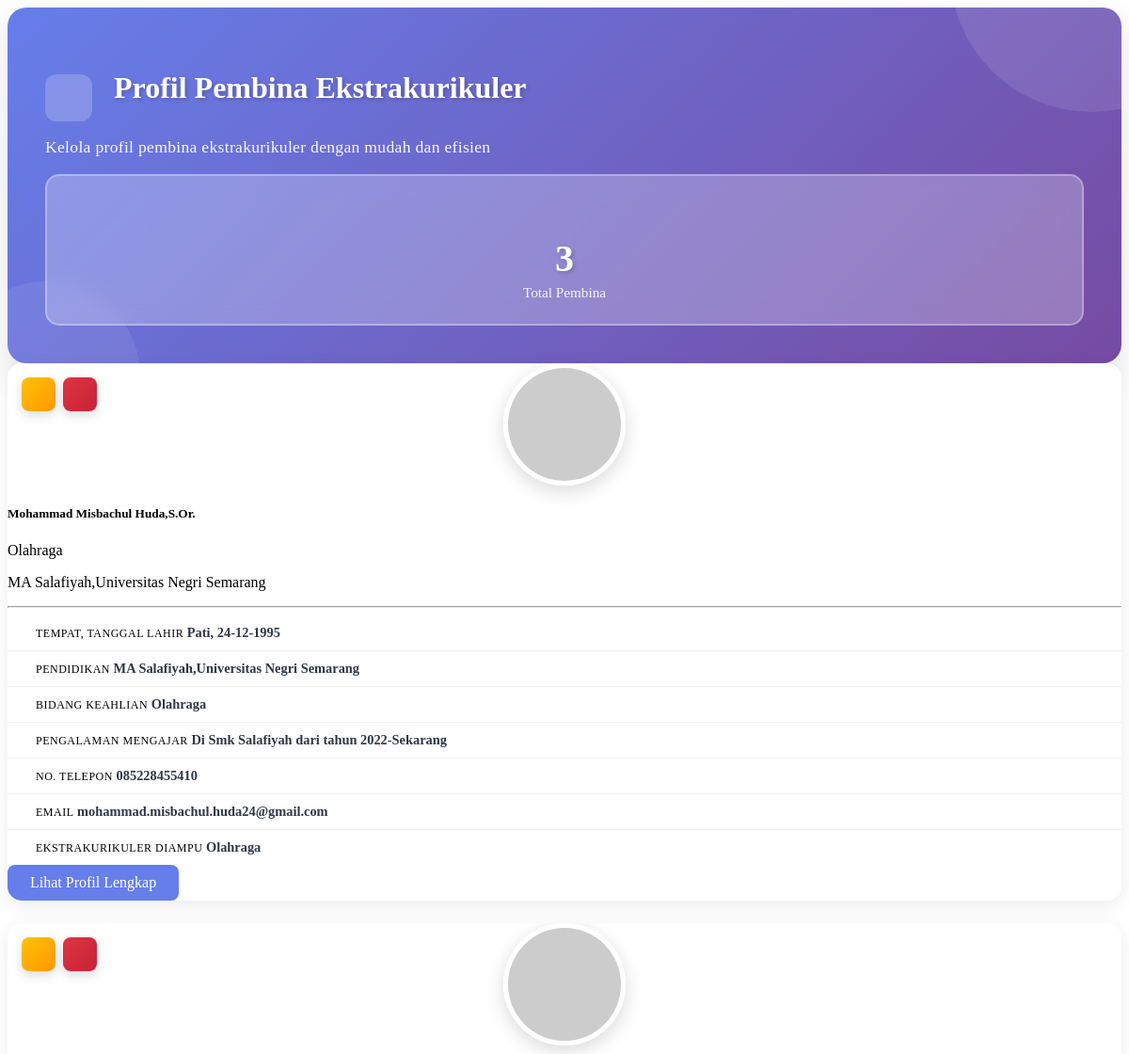
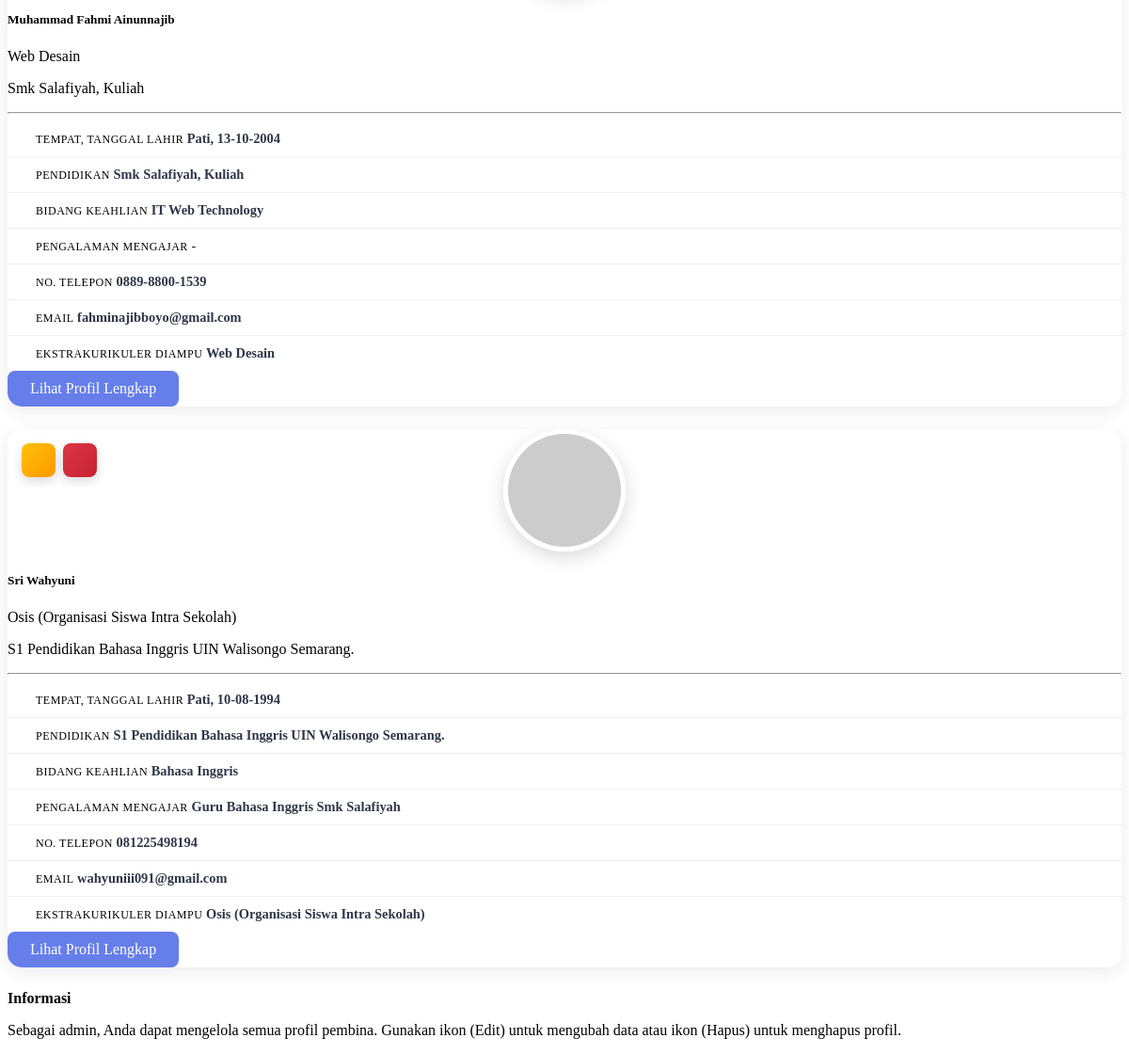
Page /sistemprofil_pembina.php (signed in) on the committed database (2 pictures, top to bottom).
### tables this page shows
CREATE TABLE `profil_pembina` (
  `id` int(11) NOT NULL,
  `nama_pembina` varchar(100) NOT NULL,
  `tanggal_lahir` date DEFAULT NULL,
  `tempat_lahir` varchar(100) DEFAULT NULL,
  `alamat` text DEFAULT NULL,
  `no_telp` varchar(20) DEFAULT NULL,
  `email` varchar(100) DEFAULT NULL,
  `pendidikan` varchar(200) DEFAULT NULL,
  `pengalaman` text DEFAULT NULL,
  `prestasi` text DEFAULT NULL,
  `bidang_keahlian` varchar(200) DEFAULT NULL,
  `pengalaman_mengajar` varchar(50) DEFAULT NULL,
  `ekstrakurikuler_diampu` varchar(200) DEFAULT NULL,
  `motto` text DEFAULT NULL,
  `foto` varchar(255) DEFAULT NULL,
  `created_at` timestamp NOT NULL DEFAULT current_timestamp(),
  `updated_at` timestamp NULL DEFAULT NULL ON UPDATE current_timestamp()
);

### sistemprofil_pembina.php (the view, shortened to what this page needs)
<?php
include "koneksi.php";
$user = $_SESSION['user'];
$user_role = strtolower($user['role'] ?? '');
$username_login = $_SESSION['user']['username'];
$is_siswa = ($user_role === 'siswa');
$is_pembina = ($user_role === 'pembina');
$is_admin = in_array($user_role, ['admin', 'waka', 'kepala']);
$query_pembina = mysqli_query($koneksi, "SELECT * FROM profil_pembina ORDER BY nama_pembina ASC");
$total_pembina = mysqli_num_rows($query_pembina);
$pembina_list = [];
while ($row = mysqli_fetch_array($query_pembina)) {
    $pembina_list[] = $row;
}
$has_profile = false;
?>
<div class="container-fluid py-4">
    <div class="row mb-4">
        <div class="col-12">
            <div class="pembina-header">
                <div class="header-content">
                    <div class="row align-items-center">
                        <div class="col-md-8">
                            <h2 class="header-title mb-3">
                                <span class="icon-wrapper">
                                </span>
                                Profil Pembina Ekstrakurikuler
                            </h2>
                            <p class="header-subtitle mb-0">
                                <?php if ($is_siswa): ?>
                                    Kenali lebih dekat pembina ekstrakurikuler di sekolah
                                <?php elseif ($is_pembina): ?>
                                    Lihat profil rekan pembina dan kelola profil Anda
                                <?php else: ?>
                                    Kelola profil pembina ekstrakurikuler dengan mudah dan efisien
                                <?php endif; ?>
                            </p>
                        </div>
                        <div class="col-md-4 text-end">
                            <?php if ($is_pembina && !$has_profile): ?>
                                <a href="?page=sistemprofil_pembina&edit=<?= urlencode($username_login) ?>" class="btn btn-create-profile">
                                    <i class="fas fa-user-plus me-2"></i> Buat Profil Saya
                                </a>
                            <?php else: ?>
                                <div class="stats-badge">
                                    <h3 class="mb-0"><?= $total_pembina ?></h3>
                                    <p><i class="fas fa-users me-1"></i> Total Pembina</p>
                                </div>
                            <?php endif; ?>
                        </div>
                    </div>
                </div>
            </div>
        </div>
    </div>
    <?php if ($total_pembina == 0): ?>
        <div class="row">
            <div class="col-12">
                <div class="card pembina-card">
                    <div class="card-body text-center py-5">
                        <i class="fas fa-user-slash fa-4x text-muted mb-3"></i>
                        <h5 class="text-muted">Belum Ada Data Pembina</h5>
                        <p class="text-muted">
                            <?php if ($is_pembina): ?>
                                Jadilah yang pertama! Klik tombol "Buat Profil Saya" untuk membuat profil Anda.
                            <?php else: ?>
                                Saat ini belum ada pembina yang mendaftarkan profil mereka.
                            <?php endif; ?>
                        </p>
                    </div>
                </div>
            </div>
        </div>
    <?php else: ?>
        <div class="row">
            <?php foreach ($pembina_list as $pembina): ?>
                <?php
                $is_my_profile = ($is_pembina && $pembina['nama_pembina'] === $username_login);
                ?>
                <div class="col-md-6 col-lg-4 mb-4">
                    <div class="card pembina-card <?= $is_my_profile ? 'my-profile' : '' ?>">
                        <?php if ($is_admin || $is_my_profile): ?>
                        <div class="card-actions">
                            <a href="?page=sistemprofil_pembina&edit=<?= urlencode($pembina['nama_pembina']) ?>"
                               class="btn-action btn-edit"
                               title="Edit Profil">
                            </a>
                            <?php if ($is_admin): ?>
                            <button onclick="confirmDelete('<?= htmlspecialchars($pembina['nama_pembina'], ENT_QUOTES) ?>')"
                                    class="btn-action btn-delete"
                                    title="Hapus Profil"
                                    type="button">
                            </button>
                            <?php endif; ?>
                        </div>
                        <?php endif; ?>
                        <div class="card-body text-center p-4">
                            <div class="mb-3 mt-2">
                                <?php if (!empty($pembina['foto']) && file_exists('uploads/pembina/' . $pembina['foto'])): ?>
                                    <img src="uploads/pembina/<?= htmlspecialchars($pembina['foto']) ?>"
                                         alt="<?= htmlspecialchars($pembina['nama_pembina']) ?>"
                                         class="pembina-photo">
                                <?php else: ?>
                                    <img src="https://ui-avatars.com/api/?name=<?= urlencode($pembina['nama_pembina']) ?>&size=120&background=667eea&color=fff&bold=true"
                                         alt="<?= htmlspecialchars($pembina['nama_pembina']) ?>"
                                         class="pembina-photo">
                                <?php endif; ?>
                            </div>
                            <h5 class="mb-1 fw-bold"><?= htmlspecialchars($pembina['nama_pembina']) ?></h5>
                            <?php if (!empty($pembina['ekstrakurikuler_diampu'])): ?>
                            <p class="mb-2">
                                <span class="badge bg-primary">
                                    <i class="fas fa-futbol me-1"></i><?= htmlspecialchars($pembina['ekstrakurikuler_diampu']) ?>
                                </span>
                            </p>
                            <?php endif; ?>
                            <p class="text-muted small mb-3">
                                <?php if (!empty($pembina['pendidikan'])): ?>
                                    <i class="fas fa-graduation-cap me-1"></i><?= htmlspecialchars($pembina['pendidikan']) ?>
                                <?php else: ?>
                                    Pembina Ekstrakurikuler
                                <?php endif; ?>
                            </p>
                            <hr class="my-3">
                            <div class="text-start">
                                <?php if (!empty($pembina['tempat_lahir']) && !empty($pembina['tanggal_lahir'])): ?>
                                <div class="info-item">
                                    <div style="flex: 1;">
                                        <small class="text-muted d-block">Tempat, Tanggal Lahir</small>
                                        <strong><?= htmlspecialchars($pembina['tempat_lahir']) ?>, <?= date('d-m-Y', strtotime($pembina['tanggal_lahir'])) ?></strong>
                                    </div>
                                </div>
                                <?php endif; ?>
                                <?php if (!empty($pembina['pendidikan'])): ?>
                                <div class="info-item">
                                    <div style="flex: 1;">
                                        <small class="text-muted d-block">Pendidikan</small>
                                        <strong><?= htmlspecialchars($pembina['pendidikan']) ?></strong>
                                    </div>
                                </div>
                                <?php endif; ?>
                                <?php if (!empty($pembina['bidang_keahlian'])): ?>
                                <div class="info-item">
                                    <div style="flex: 1;">
                                        <small class="text-muted d-block">Bidang Keahlian</small>
                                        <strong><?= htmlspecialchars($pembina['bidang_keahlian']) ?></strong>
                                    </div>
                                </div>
                                <?php endif; ?>
                                <?php if (!empty($pembina['pengalaman_mengajar'])): ?>
                                <div class="info-item">
                                    <div style="flex: 1;">
                                        <small class="text-muted d-block">Pengalaman Mengajar</small>
                                        <strong><?= htmlspecialchars($pembina['pengalaman_mengajar']) ?></strong>
                                    </div>
                                </div>
                                <?php endif; ?>
                                <?php if (!empty($pembina['no_telp'])): ?>
                                <div class="info-item">
                                    <div style="flex: 1;">
                                        <small class="text-muted d-block">No. Telepon</small>
                                        <strong><?= htmlspecialchars($pembina['no_telp']) ?></strong>
                                    </div>
                                </div>
                                <?php endif; ?>
                                <?php if (!empty($pembina['email'])): ?>
                                <div class="info-item">
                                    <div style="flex: 1;">
                                        <small class="text-muted d-block">Email</small>
                                        <strong><?= htmlspecialchars($pembina['email']) ?></strong>
                                    </div>
                                </div>
                                <?php endif; ?>
                                <?php if (!empty($pembina['ekstrakurikuler_diampu'])): ?>
                                <div class="info-item">
                                    <div style="flex: 1;">
                                        <small class="text-muted d-block">Ekstrakurikuler Diampu</small>
                                        <strong><?= htmlspecialchars($pembina['ekstrakurikuler_diampu']) ?></strong>
                                    </div>
                                </div>
                                <?php endif; ?>
                            </div>
                            <div class="mt-4">
                                <a href="?page=sistemprofil_pembina&view=<?= urlencode($pembina['nama_pembina']) ?>"
                                   class="btn-view-profile w-100">
                                    <i class="fas fa-eye me-1"></i> Lihat Profil Lengkap
                                </a>
                            </div>
                        </div>
                    </div>
                </div>
            <?php endforeach; ?>
        </div>
    <?php endif; ?>
    <div class="row mt-4">
        <div class="col-12">
            <div class="alert alert-info mb-0">
                <div class="d-flex align-items-start">
                    <div>
                        <strong><i class="fas fa-info-circle"></i> Informasi</strong>
                        <p class="mb-0 mt-2">
                            <?php if ($is_siswa): ?>
                                Klik tombol "Lihat Profil Lengkap" untuk melihat informasi detail tentang pembina, termasuk latar belakang pendidikan, pengalaman, prestasi, dan kontak lengkap.
                            <?php elseif ($is_pembina): ?>
                                Anda dapat melihat profil rekan pembina lainnya dan mengelola profil Anda sendiri. Profil Anda ditandai dengan badge "Profil Saya" dan dapat diedit dengan mengklik ikon <i class="fas fa-pen"></i> (Edit).
                            <?php else: ?>
                                Sebagai admin, Anda dapat mengelola semua profil pembina. Gunakan ikon <i class="fas fa-pen"></i> (Edit) untuk mengubah data atau ikon <i class="fas fa-trash-alt"></i> (Hapus) untuk menghapus profil.
                            <?php endif; ?>
                        </p>
                    </div>
                </div>
            </div>
        </div>
    </div>
</div>

### sistemprofil_pembina.php (style rules this page uses)
.pembina-header { border-radius: 20px; box-shadow: 0 15px 35px rgba(0,0,0,0.12); background: linear-gradient(135deg, #667eea 0%, #764ba2 100%); color: white; position: relative; overflow: hidden; padding: 2.5rem; }
.pembina-header::before { content: ''; position: absolute; top: -50%; right: -10%; width: 300px; height: 300px; background: rgba(255,255,255,0.1); border-radius: 50%; }
.pembina-header::after { content: ''; position: absolute; bottom: -30%; left: -5%; width: 200px; height: 200px; background: rgba(255,255,255,0.08); border-radius: 50%; }
.header-content { position: relative; z-index: 2; }
.header-title { font-size: 2rem; font-weight: 700; margin-bottom: 0.5rem; text-shadow: 2px 2px 4px rgba(0,0,0,0.2); }
.header-title .icon-wrapper { display: inline-flex; align-items: center; justify-content: center; width: 50px; height: 50px; background: rgba(255,255,255,0.2); border-radius: 12px; margin-right: 15px; backdrop-filter: blur(10px); }
.header-subtitle { font-size: 1.1rem; opacity: 0.95; font-weight: 300; letter-spacing: 0.3px; }
.stats-badge { background: rgba(255,255,255,0.25); backdrop-filter: blur(10px); border-radius: 15px; padding: 1.5rem; text-align: center; border: 2px solid rgba(255,255,255,0.3); }
.stats-badge h3 { font-size: 2.5rem; font-weight: 700; margin-bottom: 0.25rem; text-shadow: 2px 2px 4px rgba(0,0,0,0.2); }
.stats-badge p { margin: 0; font-size: 0.95rem; opacity: 0.9; }
.pembina-card { border-radius: 15px; box-shadow: 0 5px 20px rgba(0,0,0,0.08); transition: transform 0.3s, box-shadow 0.3s; border: none; background: white; margin-bottom: 1.5rem; position: relative; overflow: hidden; }
.pembina-photo { width: 120px; height: 120px; border-radius: 50%; object-fit: cover; border: 5px solid white; box-shadow: 0 6px 20px rgba(0,0,0,0.15); margin: 0 auto; display: block; transition: transform 0.3s; }
.card-actions { position: absolute; top: 15px; left: 15px; display: flex; gap: 8px; z-index: 10; }
.btn-action { width: 36px; height: 36px; border-radius: 8px; display: flex; align-items: center; justify-content: center; padding: 0; font-size: 0.9rem; border: none; transition: all 0.3s; box-shadow: 0 4px 12px rgba(0,0,0,0.15); cursor: pointer; }
.btn-action.btn-edit { background: linear-gradient(135deg, #ffc107 0%, #ff9800 100%); color: white; }
.btn-action.btn-delete { background: linear-gradient(135deg, #dc3545 0%, #c82333 100%); color: white; }
.btn-view-profile { background: #667eea; color: white; border: none; padding: 10px 24px; border-radius: 8px; font-weight: 500; transition: all 0.3s; text-decoration: none; display: inline-block; }
.info-item { display: flex; align-items: flex-start; padding: 10px 0; font-size: 0.9rem; border-bottom: 1px solid #f0f0f0; }
.info-item:last-child { border-bottom: none; }
.info-item small { font-size: 0.75rem; text-transform: uppercase; letter-spacing: 0.5px; }
.info-item strong { font-size: 0.9rem; color: #2d3748; word-break: break-word; }

### rows in the picture
profil_pembina: nama_pembina "Mohammad Misbachul Huda,S.Or.", ekstrakurikuler_diampu "Olahraga", pendidikan "MA Salafiyah,Universitas Negri Semarang", tempat_lahir "Pati", tanggal_lahir "24-12-1995", bidang_keahlian "Olahraga", pengalaman_mengajar "Di Smk Salafiyah dari tahun 2022-Sekarang", no_telp "085228455410", email "mohammad.misbachul.huda24@gmail.com"
profil_pembina: nama_pembina "Muhammad Fahmi Ainunnajib", ekstrakurikuler_diampu "Web Desain", pendidikan "Smk Salafiyah, Kuliah", tempat_lahir "Pati", tanggal_lahir "13-10-2004", bidang_keahlian "IT Web Technology", pengalaman_mengajar "-", no_telp "0889-8800-1539", email "fahminajibboyo@gmail.com"
profil_pembina: nama_pembina "Sri Wahyuni", ekstrakurikuler_diampu "Osis (Organisasi Siswa Intra Sekolah)", pendidikan "S1 Pendidikan Bahasa Inggris UIN Walisongo Semarang.", tempat_lahir "Pati", tanggal_lahir "10-08-1994", bidang_keahlian "Bahasa Inggris", pengalaman_mengajar "Guru Bahasa Inggris Smk Salafiyah", no_telp "081225498194", email "wahyuniii091@gmail.com"

### other values in the picture
$total_pembina "3"
